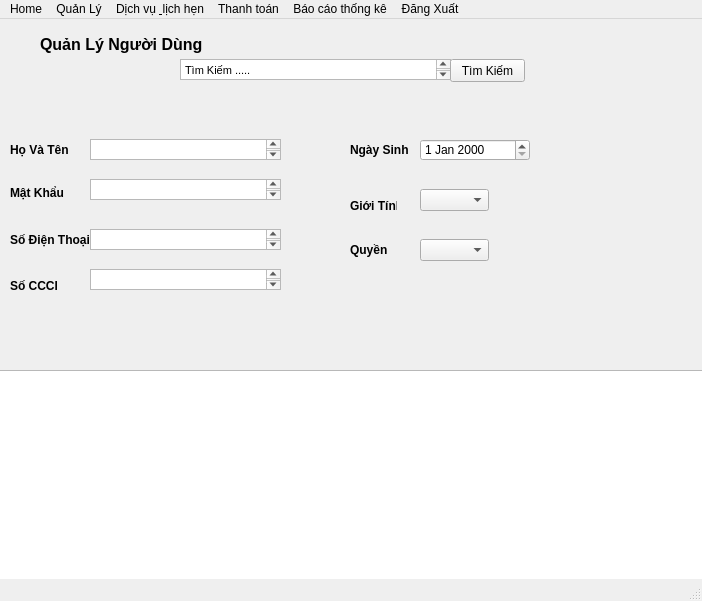
<?xml version="1.0" encoding="UTF-8"?>
<ui version="4.0">
 <class>MainWindow</class>
 <widget class="QMainWindow" name="MainWindow">
  <property name="geometry">
   <rect>
    <x>0</x>
    <y>0</y>
    <width>702</width>
    <height>601</height>
   </rect>
  </property>
  <property name="windowTitle">
   <string>MainWindow</string>
  </property>
  <widget class="QWidget" name="centralwidget">
   <widget class="QLabel" name="label">
    <property name="geometry">
     <rect>
      <x>40</x>
      <y>0</y>
      <width>191</width>
      <height>51</height>
     </rect>
    </property>
    <property name="font">
     <font>
      <pointsize>12</pointsize>
      <weight>75</weight>
      <bold>true</bold>
     </font>
    </property>
    <property name="text">
     <string>Quản Lý Người Dùng</string>
    </property>
   </widget>
   <widget class="QTextEdit" name="textEdit">
    <property name="geometry">
     <rect>
      <x>180</x>
      <y>40</y>
      <width>271</width>
      <height>21</height>
     </rect>
    </property>
    <property name="html">
     <string>&lt;!DOCTYPE HTML PUBLIC &quot;-//W3C//DTD HTML 4.0//EN&quot; &quot;http://www.w3.org/TR/REC-html40/strict.dtd&quot;&gt;
&lt;html&gt;&lt;head&gt;&lt;meta name=&quot;qrichtext&quot; content=&quot;1&quot; /&gt;&lt;style type=&quot;text/css&quot;&gt;
p, li { white-space: pre-wrap; }
&lt;/style&gt;&lt;/head&gt;&lt;body style=&quot; font-family:'MS Shell Dlg 2'; font-size:8.25pt; font-weight:400; font-style:normal;&quot;&gt;
&lt;p style=&quot; margin-top:0px; margin-bottom:0px; margin-left:0px; margin-right:0px; -qt-block-indent:0; text-indent:0px;&quot;&gt;Tìm Kiếm .....&lt;/p&gt;
&lt;p style=&quot;-qt-paragraph-type:empty; margin-top:0px; margin-bottom:0px; margin-left:0px; margin-right:0px; -qt-block-indent:0; text-indent:0px;&quot;&gt;&lt;br /&gt;&lt;/p&gt;
&lt;p style=&quot;-qt-paragraph-type:empty; margin-top:0px; margin-bottom:0px; margin-left:0px; margin-right:0px; -qt-block-indent:0; text-indent:0px;&quot;&gt;&lt;br /&gt;&lt;/p&gt;&lt;/body&gt;&lt;/html&gt;</string>
    </property>
   </widget>
   <widget class="QPushButton" name="pushButton">
    <property name="geometry">
     <rect>
      <x>450</x>
      <y>40</y>
      <width>75</width>
      <height>23</height>
     </rect>
    </property>
    <property name="text">
     <string>Tìm Kiếm</string>
    </property>
   </widget>
   <widget class="QListView" name="listView">
    <property name="geometry">
     <rect>
      <x>-10</x>
      <y>351</y>
      <width>721</width>
      <height>231</height>
     </rect>
    </property>
   </widget>
   <widget class="QTextEdit" name="textEdit_2">
    <property name="geometry">
     <rect>
      <x>90</x>
      <y>120</y>
      <width>191</width>
      <height>21</height>
     </rect>
    </property>
   </widget>
   <widget class="QTextEdit" name="textEdit_3">
    <property name="geometry">
     <rect>
      <x>90</x>
      <y>160</y>
      <width>191</width>
      <height>21</height>
     </rect>
    </property>
   </widget>
   <widget class="QTextEdit" name="textEdit_4">
    <property name="geometry">
     <rect>
      <x>90</x>
      <y>210</y>
      <width>191</width>
      <height>21</height>
     </rect>
    </property>
   </widget>
   <widget class="QDateEdit" name="dateEdit">
    <property name="geometry">
     <rect>
      <x>420</x>
      <y>120</y>
      <width>110</width>
      <height>22</height>
     </rect>
    </property>
   </widget>
   <widget class="QComboBox" name="comboBox">
    <property name="geometry">
     <rect>
      <x>420</x>
      <y>220</y>
      <width>69</width>
      <height>22</height>
     </rect>
    </property>
   </widget>
   <widget class="QLabel" name="label_2">
    <property name="geometry">
     <rect>
      <x>10</x>
      <y>120</y>
      <width>61</width>
      <height>21</height>
     </rect>
    </property>
    <property name="font">
     <font>
      <weight>75</weight>
      <bold>true</bold>
     </font>
    </property>
    <property name="text">
     <string>Họ Và Tên </string>
    </property>
   </widget>
   <widget class="QLabel" name="label_3">
    <property name="geometry">
     <rect>
      <x>10</x>
      <y>163</y>
      <width>61</width>
      <height>21</height>
     </rect>
    </property>
    <property name="font">
     <font>
      <weight>75</weight>
      <bold>true</bold>
     </font>
    </property>
    <property name="text">
     <string>Mật Khẩu</string>
    </property>
   </widget>
   <widget class="QLabel" name="label_4">
    <property name="geometry">
     <rect>
      <x>10</x>
      <y>210</y>
      <width>81</width>
      <height>21</height>
     </rect>
    </property>
    <property name="font">
     <font>
      <weight>75</weight>
      <bold>true</bold>
     </font>
    </property>
    <property name="text">
     <string>Số Điện Thoại </string>
    </property>
   </widget>
   <widget class="QLabel" name="label_5">
    <property name="geometry">
     <rect>
      <x>350</x>
      <y>120</y>
      <width>61</width>
      <height>21</height>
     </rect>
    </property>
    <property name="font">
     <font>
      <weight>75</weight>
      <bold>true</bold>
     </font>
    </property>
    <property name="text">
     <string>Ngày Sinh</string>
    </property>
   </widget>
   <widget class="QLabel" name="label_6">
    <property name="geometry">
     <rect>
      <x>350</x>
      <y>220</y>
      <width>51</width>
      <height>21</height>
     </rect>
    </property>
    <property name="font">
     <font>
      <weight>75</weight>
      <bold>true</bold>
     </font>
    </property>
    <property name="text">
     <string>Quyền</string>
    </property>
   </widget>
   <widget class="QLabel" name="label_7">
    <property name="geometry">
     <rect>
      <x>350</x>
      <y>180</y>
      <width>47</width>
      <height>13</height>
     </rect>
    </property>
    <property name="font">
     <font>
      <weight>75</weight>
      <bold>true</bold>
     </font>
    </property>
    <property name="text">
     <string>Giới Tính</string>
    </property>
   </widget>
   <widget class="QComboBox" name="comboBox_2">
    <property name="geometry">
     <rect>
      <x>420</x>
      <y>170</y>
      <width>69</width>
      <height>22</height>
     </rect>
    </property>
   </widget>
   <widget class="QLabel" name="label_8">
    <property name="geometry">
     <rect>
      <x>10</x>
      <y>260</y>
      <width>47</width>
      <height>13</height>
     </rect>
    </property>
    <property name="font">
     <font>
      <weight>75</weight>
      <bold>true</bold>
     </font>
    </property>
    <property name="text">
     <string>Số CCCD</string>
    </property>
   </widget>
   <widget class="QTextEdit" name="textEdit_5">
    <property name="geometry">
     <rect>
      <x>90</x>
      <y>250</y>
      <width>191</width>
      <height>21</height>
     </rect>
    </property>
   </widget>
  </widget>
  <widget class="QMenuBar" name="menubar">
   <property name="geometry">
    <rect>
     <x>0</x>
     <y>0</y>
     <width>702</width>
     <height>21</height>
    </rect>
   </property>
   <widget class="QMenu" name="menuHome">
    <property name="title">
     <string>Home</string>
    </property>
   </widget>
   <widget class="QMenu" name="menuQu_n_L">
    <property name="title">
     <string>Quản Lý</string>
    </property>
    <addaction name="actionQu_n_l_b_nh_nh_n"/>
   </widget>
   <widget class="QMenu" name="menuD_ch_v_l_ch_h_n">
    <property name="title">
     <string>Dịch vụ &amp; lịch hẹn</string>
    </property>
    <addaction name="actionKh_m_ch_m_s_c"/>
   </widget>
   <widget class="QMenu" name="menuThanh_to_n">
    <property name="title">
     <string>Thanh toán</string>
    </property>
   </widget>
   <widget class="QMenu" name="menuB_o_c_o_th_ng_k">
    <property name="title">
     <string>Báo cáo thống kê</string>
    </property>
   </widget>
   <widget class="QMenu" name="menu_ng_Xu_t">
    <property name="title">
     <string>Đăng Xuất</string>
    </property>
   </widget>
   <addaction name="menuHome"/>
   <addaction name="menuQu_n_L"/>
   <addaction name="menuD_ch_v_l_ch_h_n"/>
   <addaction name="menuThanh_to_n"/>
   <addaction name="menuB_o_c_o_th_ng_k"/>
   <addaction name="menu_ng_Xu_t"/>
  </widget>
  <widget class="QStatusBar" name="statusbar"/>
  <action name="actionQu_n_l_b_nh_nh_n">
   <property name="text">
    <string>Quản lý bệnh nhân</string>
   </property>
  </action>
  <action name="actionKh_m_ch_m_s_c">
   <property name="text">
    <string>Khám/chăm sóc</string>
   </property>
  </action>
 </widget>
 <resources/>
 <connections/>
</ui>
